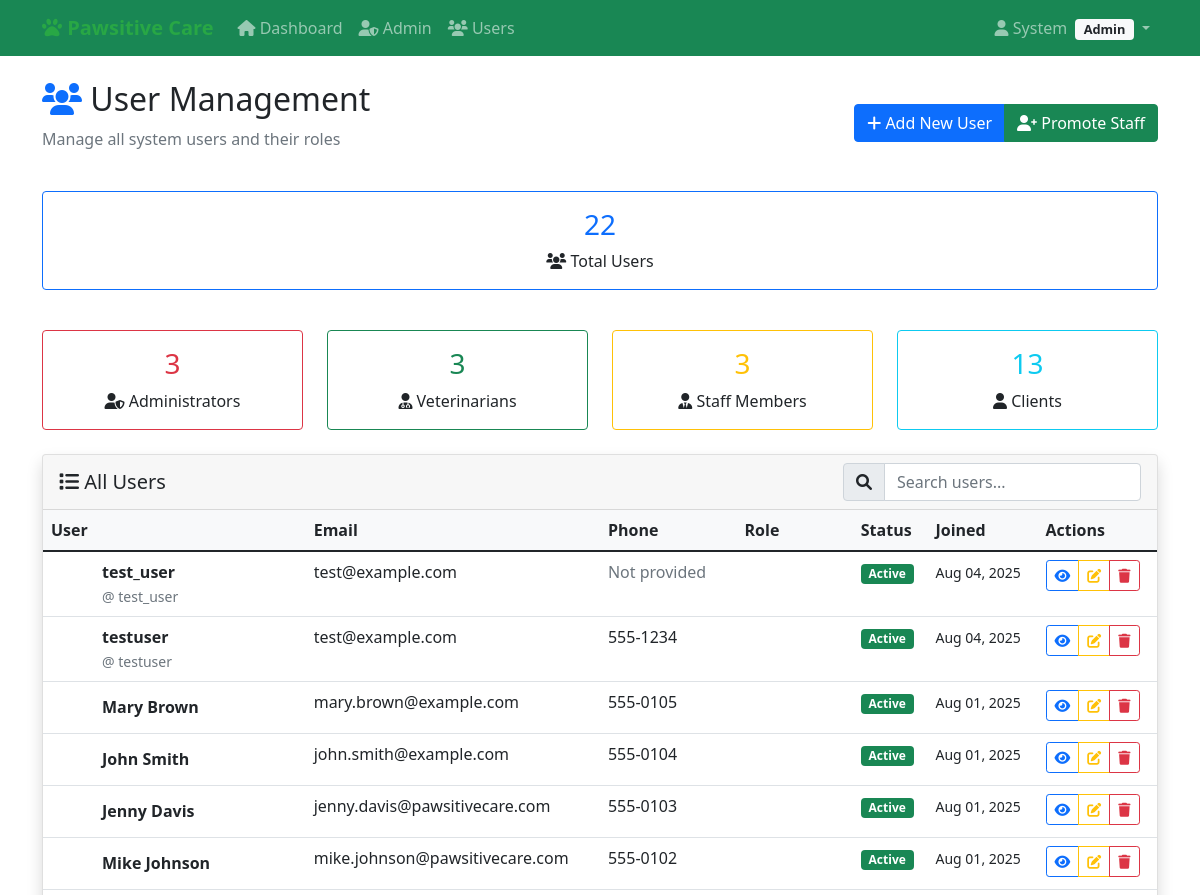
/accounts/users/ (signed in, upper part), run on an earlier commit of the app's database.
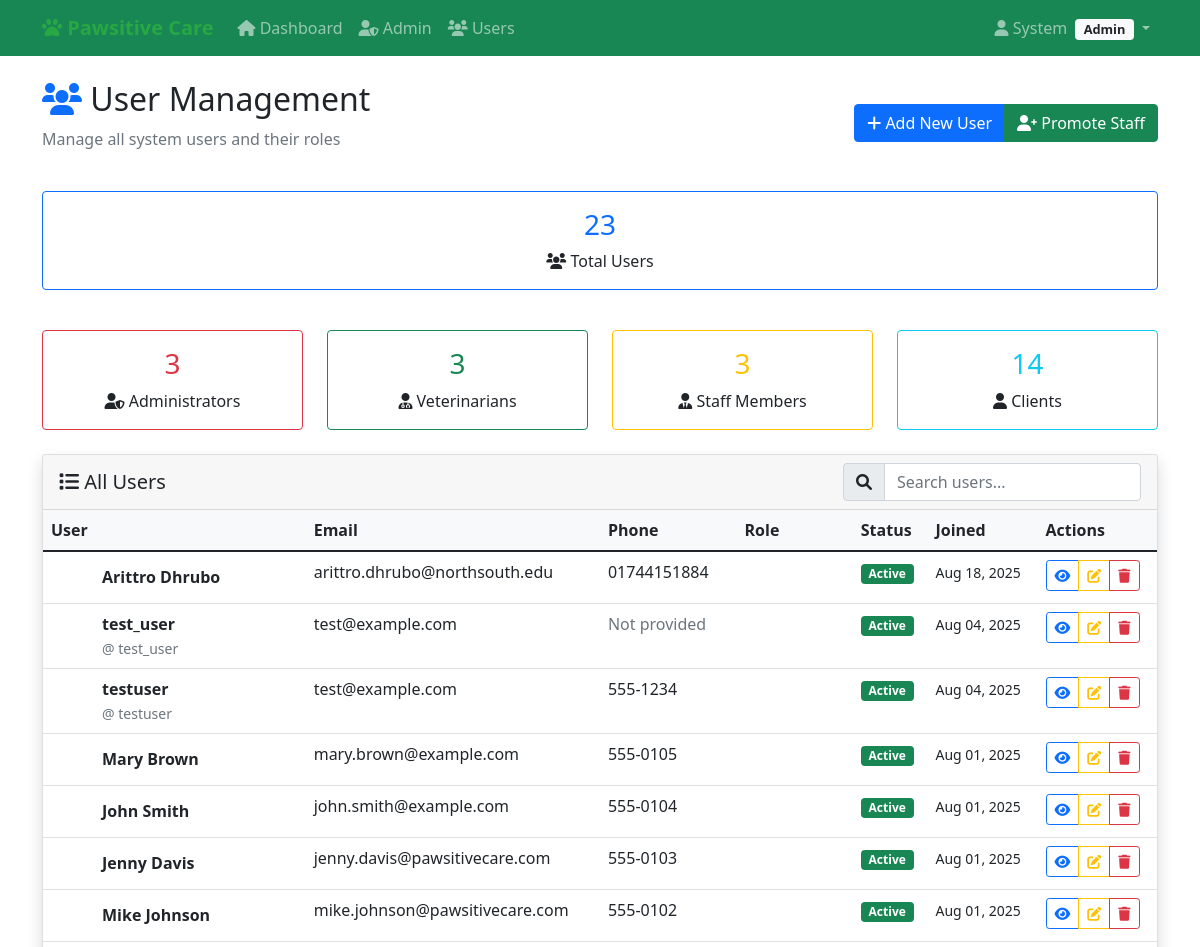
And on a later commit of the database.
### accounts/models.py (models this page shows, shortened)
class CustomUser(AbstractUser):
    ROLE_CHOICES = [
        ('admin', 'Admin'),
        ('vet', 'Veterinarian'),
        ('staff', 'Staff'),
        ('client', 'Client'),
    ]
    phone = models.CharField(max_length=20, blank=False)
    address = models.TextField(blank=False)
    role = models.CharField(max_length=10, choices=ROLE_CHOICES, default='client')
    def is_admin(self):
        return self.role == 'admin'
    def is_vet(self):
        return self.role == 'vet'
    def is_staff_member(self):
        return self.role == 'staff'

### accounts/views.py (the view)
# urls.py: path('users/', user_management, name='user_management'),
@admin_required
def user_management(request):
    from django.contrib.auth import get_user_model
    User = get_user_model()
    users = User.objects.all().order_by('-date_joined')
    total_users = users.count()
    admin_count = users.filter(role='admin').count()
    vet_count = users.filter(role='vet').count()
    staff_count = users.filter(role='staff').count()
    client_count = users.filter(role='client').count()
    context = {
        'users': users,
        'stats': {
            'total_users': total_users,
            'admin_count': admin_count,
            'vet_count': vet_count,
            'staff_count': staff_count,
            'client_count': client_count,
        }
    }
    return render(request, 'accounts/user_management.html', context)

### petmedia/context_processors.py (called while the page is built)
def recent_blog_posts(request):
    try:
        recent_posts = repo_manager.posts.get_recent_posts(limit=3)
        return {'recent_blog_posts': recent_posts}
    except Exception:
        return {'recent_blog_posts': []}

def blog_stats(request):
    try:
        if request.user.is_authenticated:
            user_posts_count = repo_manager.posts.get_by_author(request.user).count()
            return {'user_blog_posts_count': user_posts_count}
        return {'user_blog_posts_count': 0}
    except Exception:
        return {'user_blog_posts_count': 0}

### petmedia/patterns/repository.py (called while the page is built)
    def get_by_author(self, author: 'User') -> QuerySet['BlogPost']:
        return self.model.objects.filter(
            author=author
        ).select_related('category', 'related_pet')

    def get_recent_posts(self, limit: int = 10) -> QuerySet['BlogPost']:
        return self.model.objects.filter(
            is_published=True
        ).order_by('-created_at')[:limit].select_related('author', 'category', 'related_pet')

    @property
    def posts(self) -> BlogPostRepository:
        if self._post_repo is None:
            self._post_repo = BlogPostRepository()
        return self._post_repo

### accounts/templates/accounts/user_management.html (shortened to what the changed rows need)
{% extends 'accounts/base.html' %}
{% block content %}
<div class="row">
  <div class="col-12">
    <div class="d-flex justify-content-between align-items-center mb-4">
      <div>
        <h2><i class="fas fa-users text-primary"></i> User Management</h2>
      </div>
    </div>
  </div>
</div>
<div class="row mb-4">
  <div class="col-12 col-md-6 col-lg-12 mb-3">
    <div class="card border-primary">
      <div class="card-body text-center">
        <h3 class="text-primary">
          {{ stats.total_users }}
        </h3>
        <p class="mb-0"><i class="fas fa-users"></i> Total Users</p>
      </div>
    </div>
  </div>
</div>
<div class="row mb-4">
  <div class="col-6 col-lg-3">
    <div class="card border-info">
      <div class="card-body text-center">
        <h3 class="text-info">
          {{ stats.client_count }}
        </h3>
        <p class="mb-0"><i class="fas fa-user"></i> Clients</p>
      </div>
    </div>
  </div>
</div>
<div class="card shadow">
  <div class="card-body p-0">
    <div class="table-responsive">
      <table class="table table-hover mb-0" id="usersTable">
        <thead class="bg-light">
          <tr>
            <th>User</th>
            <th>Email</th>
            <th>Phone</th>
            <th>Role</th>
            <th>Status</th>
            <th>Joined</th>
            <th>Actions</th>
          </tr>
        </thead>
        <tbody>
          {% for user in users %}
          <tr>
            <td>
              <div class="d-flex align-items-center">
                <div class="bg-{{ user.role|default:'secondary' }} rounded-circle d-flex align-items-center justify-content-center me-3" style="width: 35px; height: 35px;">
                  {% if user.is_admin %}
                  <i class="fas fa-user-shield text-white"></i>
                  {% elif user.is_vet %}
                  <i class="fas fa-stethoscope text-white"></i>
                  {% elif user.is_staff_member %}
                  <i class="fas fa-user-tie text-white"></i>
                  {% else %}
                  <i class="fas fa-user text-white"></i>
                  {% endif %}
                </div>
                <div>
                  <strong>
                    {{ user.get_full_name|default:user.username }}</strong>
                  {% if not user.get_full_name %}
                  <br><small class="text-muted">@
                    {{ user.username }}</small>
                  {% endif %}
                </div>
              </div>
            </td>
            <td>
              {{ user.email|default:"<span class='text-muted'>Not provided</span>" }}
            </td>
            <td>
              {{ user.phone|default:"<span class='text-muted'>Not provided</span>" }}
            </td>
            <td>
              <span class="badge bg-{{ user.role|default:'secondary' }}">
              </span>
            </td>
            <td>
              {% if user.is_active %}
              <span class="badge bg-success">Active</span>
              {% else %}
              <span class="badge bg-danger">Inactive</span>
              {% endif %}
            </td>
            <td>
              <small>
                {{ user.date_joined|date:'M d, Y' }}</small>
            </td>
            <td>
              <div class="btn-group btn-group-sm" role="group">
                <button type="button" class="btn btn-outline-primary" title="View Details">
                  <i class="fas fa-eye"></i>
                </button>
                <button type="button" class="btn btn-outline-warning" title="Edit User">
                  <i class="fas fa-edit"></i>
                </button>
                {% if user != request.user %}
                <button type="button" class="btn btn-outline-danger" title="Delete User">
                  <i class="fas fa-trash"></i>
                </button>
                {% endif %}
              </div>
            </td>
          </tr>
          {% endfor %}
        </tbody>
      </table>
    </div>
  </div>
</div>
{% endblock %}

What changed in the data, as far as the page shows it:
added CustomUser: role "client" (drawn), get_full_name "Arittro Dhrubo", email "arittro.dhrubo@northsouth.edu", phone "01744151884", is_active "Active", date_joined "Aug 18, 2025"
Also different on the page:
{{ stats.total_users }}: "22" → "23"
{{ stats.client_count }}: "13" → "14"
